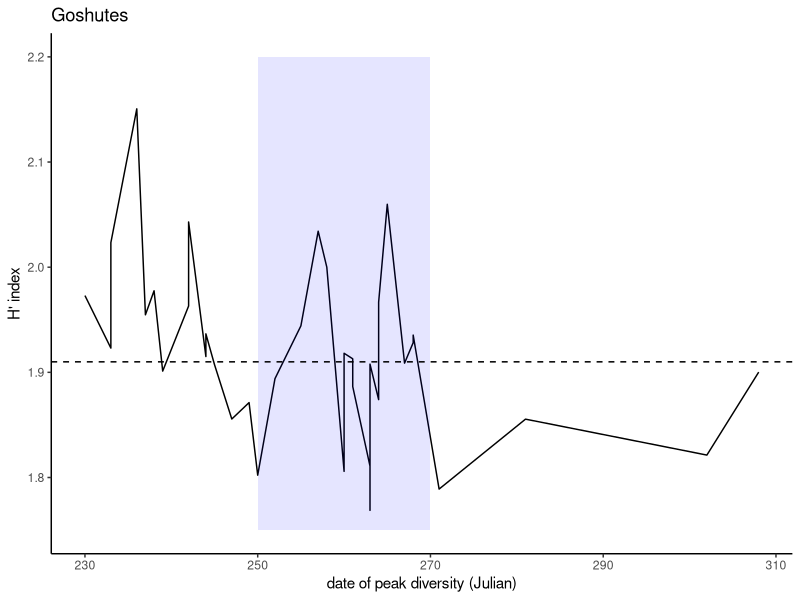
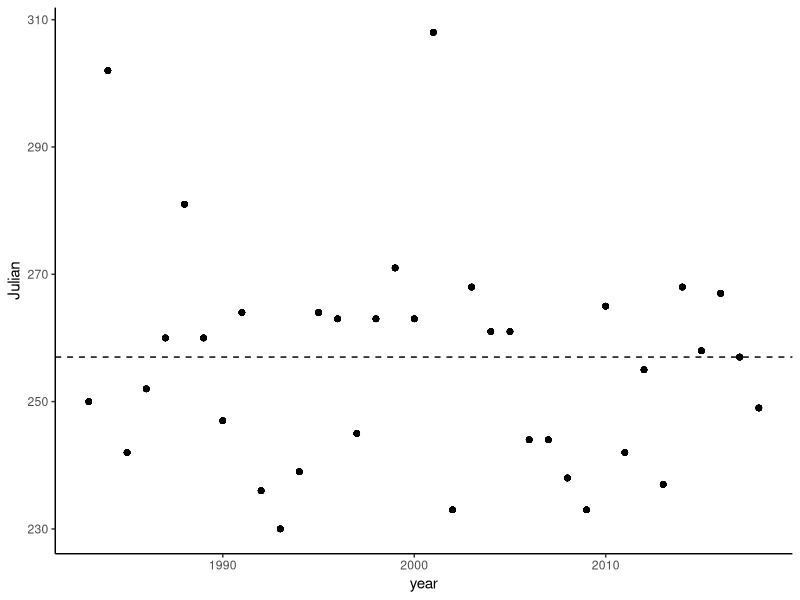
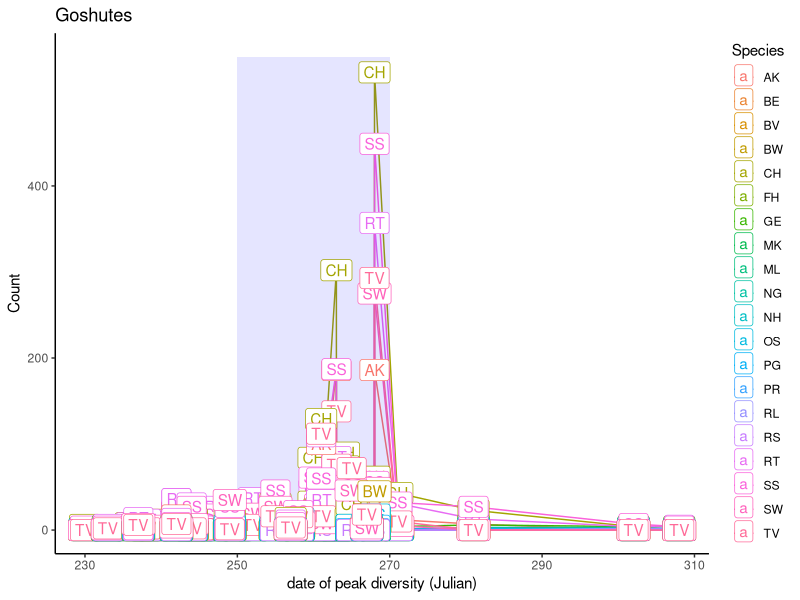
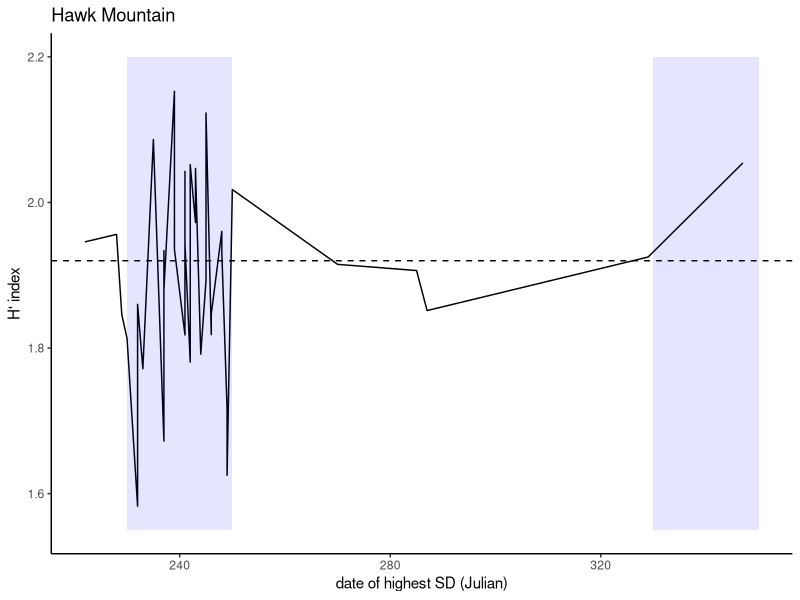
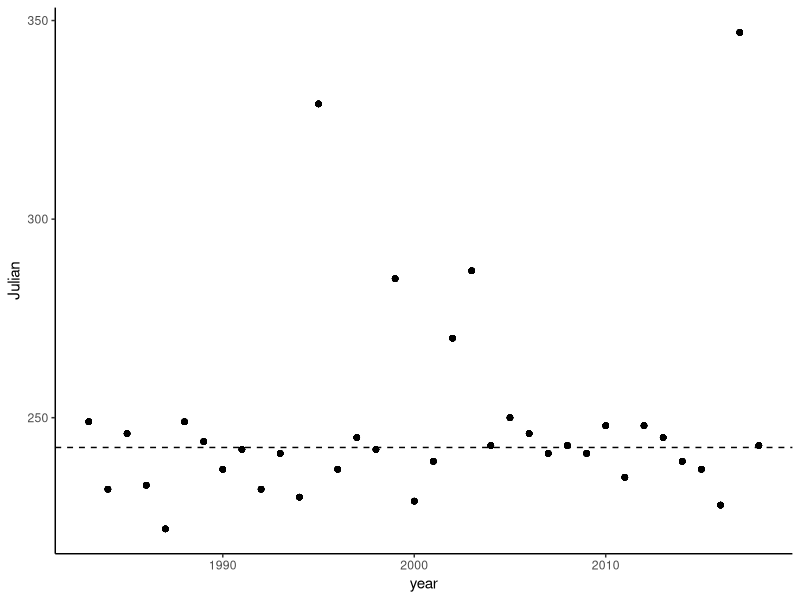
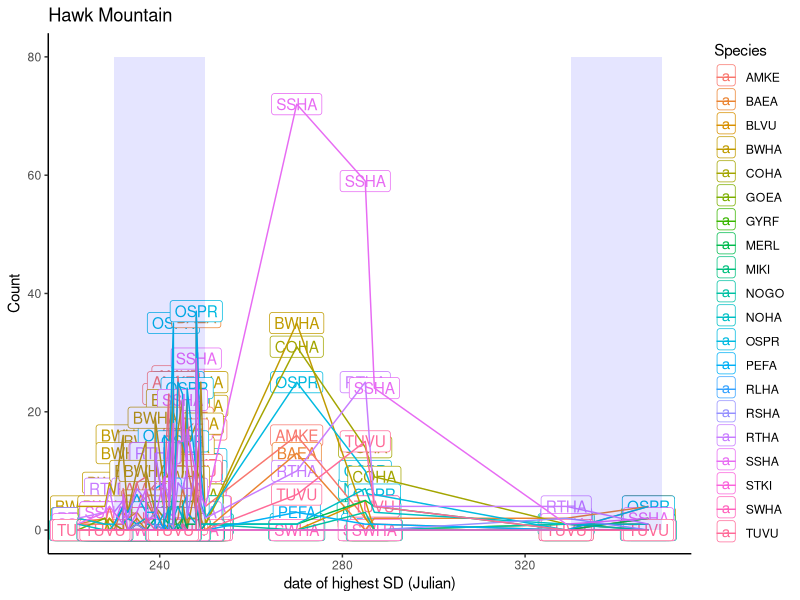
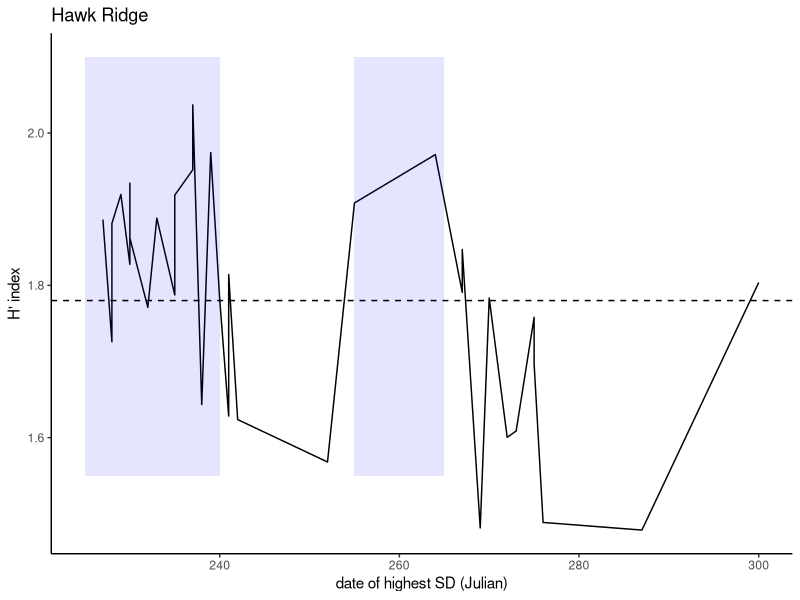
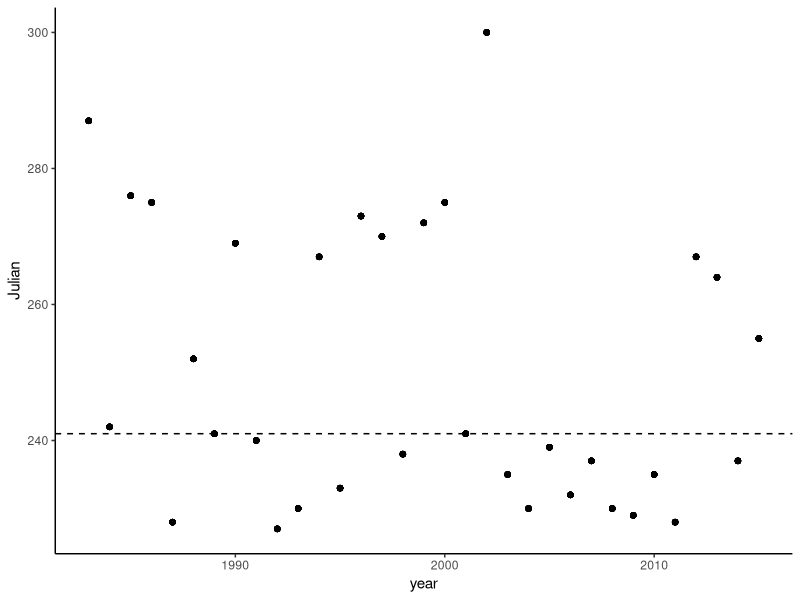

Generate these figures, in order, with R:
## ---- chunk 1
knitr::opts_chunk$set(echo = TRUE)
require(dplyr)
require(lubridate)
require(tidyr)
require(vegan)
require(ggplot2)
## ---- chunk 2
GosMts=read.csv("GosMts.csv")

#gos=GosMts%>%select(-TOTAL)%>%
#  pivot_longer(cols=3:27, names_to = "Species", values_to="Count")%>%
#  mutate(year=year(Date), month=month(Date), date=day(Date))%>%
#  filter(!is.na(Count))

GosMts[, 3:27][is.na(GosMts[, 3:27])] <- 0

#DAILY TOTALS
gostot=GosMts%>%select(-TOTAL)%>%
  mutate(yr_tot=rowSums(.[3:27], na.rm=T), year=year(Date), month=month(Date), date=day(Date))%>%
  filter(!year>2018)
gostot$Julian=as.POSIXlt(gostot$Date)$yday 
## ---- chunk 3
#community metrics####
GosMts[, 3:27][is.na(GosMts[, 3:27])] <- 0
gsw=gostot%>%select( -Obs, -UA, -UR, -UB, -UE, -UF)%>%filter(!(year<1983))

gsw=gsw%>%mutate(sd=diversity(gsw[2:21], index="shannon"), sr=specnumber(gsw[2:21]))

#find date when SD nd SR were highest

g1=gsw%>%group_by(year)%>%filter(sd==max(sd))

#species-level####

gos_sp=GosMts%>%select(-TOTAL)%>%
  pivot_longer(cols=3:27, names_to = "Species", values_to="Count")%>%
  mutate(year=year(Date), month=month(Date), date=day(Date))%>%
  filter(!is.na(Count))

spmpd=gos_sp%>%group_by(Species,Date)%>%summarise(sptot=sum(Count))%>%
  filter(!Species%in%c("UA", "UR", "UB", "UE", "UF"))
spmpd$Julian=as.POSIXlt(spmpd$Date)$yday 

indextab=gsw%>%select(Date,year, month, date, Julian, sd, sr)#all time sr and sd
indextab_maxsd=g1%>%select(Date,year, month, date, Julian, sd, sr)#all time sr and sd
indtab1=left_join(indextab_maxsd, spmpd)
## ---- chunk 4
ggplot(indtab1, aes(x=Julian, y=sd))+geom_line()+
  annotate("rect", xmin=250,  xmax=270, alpha=0.1, fill="blue",ymin=1.75, ymax=2.2)+
  ggtitle("Goshutes")+theme_classic()+geom_hline(yintercept=1.91, linetype=2)+
  ylab("H' index")+xlab("date of peak diversity (Julian)")

ggplot(indtab1, aes(y=Julian, x=year))+geom_point()+geom_hline(yintercept=257, linetype=2)+theme_classic()

ggplot(indtab1, aes(x=Julian, y=sptot, col=Species))+
  geom_line()+ggtitle("Goshutes")+ylab("Count")+xlab("date of peak diversity (Julian)")+
  theme_classic()+annotate("rect", xmin=250, xmax=270, alpha=0.1, fill="blue", 
                           ymin=0, ymax=550)+geom_label(label=indtab1$Species)

## ---- chunk 5
hms=read.csv("HMSDay.csv")
#combine baea and goea data
hmstot=hms%>%
  mutate(BAEA=rowSums(.[9:11]), GOEA=rowSums(.[21:23]))%>%
  select(-OBSERVERS, -GOEA.I, -GOEA.A, -GOEA.U, -BAEA.I, -BAEA.U, -BAEA.A, -RAPTORS)%>%
  mutate(yr_tot=rowSums(.[6:30], na.rm=T), date=make_date(YR, MO, DAY))

hmstot$Julian=as.POSIXlt(hmstot$date)$yday 
## ---- chunk 6
#community metrics####
hsw=hmstot%>%select( -OBS,-HRS, -UNID.ACCIPITER,
                  -UNID.BUTEO, -UNID.EAGLE, -UNID.FALCON, -UNID.RAPTOR)%>%filter(!(YR<1983))

hsw[, 4:23][is.na(hsw[, 4:23])] <- 0

hsw=hsw%>%mutate(sd=diversity(hsw[4:23], index="shannon"), sr=specnumber(hsw[4:23]), 
                 Date=make_date(YR, MO, DAY), total=rowSums(.[4:23]))

hsw$Julian=as.POSIXlt(hsw$Date)$yday 

#find date when SD nd SR were highest

f1=hsw%>%group_by(YR)%>%filter(sd==max(sd))
#species-level####

hms_sp=hmstot%>%
  pivot_longer(cols=6:30, names_to = "Species", values_to="Count")%>%
  filter(!is.na(Count), !YR<1983, !Species%in%c("UNID.ACCIPITER",
                                                "UNID.BUTEO", 
                                                "UNID.EAGLE",
                                                "UNID.FALCON",
                                                "UNID.RAPTOR"))%>%
  mutate(Date=make_date(YR, MO, DAY))

hmsmpd=hms_sp%>%group_by(Species,Date)%>%summarise(sptot=sum(Count))
hmsmpd$Julian=as.POSIXlt(hmsmpd$Date)$yday 

indextabh=hsw%>%select(Date,YR, MO, DAY, Julian, sd, sr)#all time sr and sd
indextabh_maxsd=f1%>%select(Date,YR, MO, DAY, Julian, sd, sr)#all time sr and sd
indtab2=left_join(indextabh_maxsd, hmsmpd)
## ---- chunk 7
ggplot(indtab2, aes(x=Julian, y=sd))+geom_line()+
  annotate("rect", xmin=230,  xmax=250, alpha=0.1, fill="blue",ymin=1.55, ymax=2.2)+
  annotate("rect", xmin=330,  xmax=350, alpha=0.1, fill="blue",ymin=1.55, ymax=2.2)+
  ggtitle("Hawk Mountain")+theme_classic()+geom_hline(yintercept=1.92, linetype=2)+
  ylab("H' index")+xlab("date of highest SD (Julian)")

ggplot(indtab2, aes(y=Julian, x=YR))+geom_point()+geom_hline(yintercept=242.5, linetype=2)+xlab("year")+theme_classic()

ggplot(indtab2, aes(x=Julian, y=sptot, col=Species))+geom_label(label=indtab2$Species)+
  geom_line()+ggtitle("Hawk Mountain")+ylab("Count")+xlab("date of highest SD (Julian)")+
  theme_classic()+annotate("rect", xmin=230, xmax=250, alpha=0.1, fill="blue", 
                           ymin=0, ymax=80)+
  annotate("rect", xmin=330, xmax=350, alpha=0.1, fill="blue", 
           ymin=0, ymax=80)
## ---- chunk 8
#Hawk Ridge###
HawRd=read.csv("HawkRid.csv")
HawRd[, 3:24][is.na(HawRd[, 3:24])] <- 0

hrtot=HawRd%>%select(-TOTAL)%>%
  mutate(yr_tot=rowSums(.[3:24], na.rm=T), year=year(Date), month=month(Date), date=day(Date))%>%
  filter(!year>2015) #get annual totals across all spp.

hrtot$Julian=as.POSIXlt(hrtot$Date)$yday 
## ---- chunk 9
#community metrics####
rsw=hrtot%>%select( -ObsHrs, -UA, -UB, -UF, -UE, -UR)%>%filter(!(year<1983))

rsw=rsw%>%mutate(sd=diversity(rsw[2:18], index="shannon"), sr=specnumber(rsw[2:18]))

r1=rsw%>%group_by(year)%>%filter(sd==max(sd))

#species-level####
hr_sp=rsw%>%
  pivot_longer(cols=2:18, names_to = "Species", values_to="Count")%>%
  filter(!is.na(Count))

hrmpd=hr_sp%>%group_by(Species,Date)%>%summarise(sptot=sum(Count))
hrmpd$Julian=as.POSIXlt(hrmpd$Date)$yday 

indextabhr=rsw%>%select(Date,year, month, date, Julian, sd, sr)#all time sr and sd
indextabhr_maxsd=r1%>%select(Date,year, month, date, Julian, sd, sr)#all time sr and sd
indtab3=left_join(indextabhr_maxsd, hrmpd)
## ---- chunk 10
ggplot(indtab3, aes(x=Julian, y=sd))+geom_line()+
  annotate("rect", xmin=225,  xmax=240, alpha=0.1, fill="blue",ymin=1.55, ymax=2.1)+
  annotate("rect", xmin=255,  xmax=265, alpha=0.1, fill="blue",ymin=1.55, ymax=2.1)+
  ggtitle("Hawk Ridge")+theme_classic()+geom_hline(yintercept=1.78, linetype=2)+
  ylab("H' index")+xlab("date of highest SD (Julian)")

ggplot(indtab3, aes(y=Julian, x=year))+geom_point()+geom_hline(yintercept=241, linetype=2)+xlab("year")+theme_classic()

ggplot(indtab3, aes(x=Julian, y=sptot, col=Species))+geom_label(label=indtab3$Species)+
  geom_line()+ggtitle("Hawk Ridge")+ylab("Count")+xlab("date of highest SD (Julian)")+
  theme_classic()+annotate("rect", xmin=225, xmax=240, alpha=0.1, fill="blue", 
                           ymin=0, ymax=350)+
  annotate("rect", xmin=255, xmax=265, alpha=0.1, fill="blue", 
           ymin=0, ymax=350)
## ---- chunk 11
GosMts=read.csv("GosMts.csv")

gos=GosMts%>%select(-TOTAL)%>%
  pivot_longer(cols=3:27, names_to = "Species", values_to="Count")%>%
  mutate(year=year(Date), month=month(Date), date=day(Date))%>%
  filter(!is.na(Count))

gos_sp_max=gos%>%mutate(Julian=as.POSIXlt(Date)$yday)%>%
    group_by(year, Species)%>%
    filter(Count==max(Count), !Species%in%c("UA", "UB", "UE", "UF", "UR"))%>%slice_head(n=1)%>%
  arrange(year)

gos_sp=gos%>%mutate(Julian=as.POSIXlt(Date)$yday)%>%
  group_by(year, Species)%>%
  summarise(yr_tot=sum(Count))%>%filter(!Species%in%c("UA", "UB", "UE", "UF", "UR"))%>%
  arrange(year)

#DAILY TOTALS
gostot=GosMts%>%select(-TOTAL)%>%
  mutate(yr_tot=rowSums(.[3:27], na.rm=T), year=year(Date), month=month(Date), date=day(Date))%>%
  filter(!year>2018)
gostot$Julian=as.POSIXlt(gostot$Date)$yday 

gostotmax=gostot%>%group_by(year)%>%filter(yr_tot==max(yr_tot))
## ---- chunk 12
ggplot(gostotmax, aes(x=year, y=Julian))+geom_point()+geom_hline(yintercept=268, linetype=2)+ggtitle("Goshutes")+ylab("peak migration date(Julian)")+
  stat_smooth(method="lm")+theme_classic()

ggplot(gos_sp_max, aes(x=year, y=Julian))+geom_point()+facet_wrap(~Species)+
  stat_smooth(method="lm")+geom_hline(yintercept=268, linetype=2)+ylab("peak migration date(Julian)")+
  theme_classic()

ggplot(gos_sp, aes(x=year, y=log(yr_tot)))+geom_point()+facet_wrap(~Species)+
  stat_smooth(method="lm")+theme_classic()+ylab ("max counts (log)")
## ---- chunk 13
GosMts=read.csv("GosMts.csv")

GosMts[, 3:27][is.na(GosMts[, 3:27])] <- 0

gos=GosMts%>%select(-TOTAL)%>%
  pivot_longer(cols=3:27, names_to = "Species", values_to="Count")%>%
  mutate(year=year(Date), month=month(Date), date=day(Date))%>%
  filter(!is.na(Count))

gos=gos%>%mutate(Julian=as.POSIXlt(Date)$yday,
                  diet=case_when(Species=="AK" ~"bird",
                                 Species=="BE" ~"other",
                                 Species=="CH" ~"bird",
                                 Species=="BV" ~ "other",
                                 Species=="TV" ~"other",
                                 Species=="OS" ~"other",
                                 Species== "NH" ~"mammal",
                                 Species=="SS" ~"bird",
                                 Species=="NG"~ "bird",
                                 Species=="RS" ~"mammal",
                                 Species=="BW"~"mammal",
                                 Species=="RT" ~"mammal",
                                 Species=="RL" ~"mammal",
                                 Species=="SW"~"mammal",
                                 Species=="FH"~"mammal",
                                 Species=="GE"~"mammal",
                                 Species=="ML"~"bird",
                                 Species=="PG"~"bird",
                                 Species=="PR"~"mammal",
                                 Species=="MK"~"other"))%>%
                   filter(!Species%in%c("UA", "UB", "UF", "UE", "UR"))

gos_sp_max=gos%>%mutate(Julian=as.POSIXlt(Date)$yday)%>%
  group_by(year, Species, diet)%>%
  filter(Count==max(Count), !Species%in%c("UA", "UB", "UE", "UF", "UR"))%>%slice_head(n=1)%>%
  arrange(year)

gos_sp=gos%>%mutate(Julian=as.POSIXlt(Date)$yday)%>%
  group_by(year, Species, diet)%>%
  summarise(yr_tot=sum(Count))%>%filter(!Species%in%c("UA", "UB", "UE", "UF", "UR"))%>%
  arrange(year)

#numbers
ggplot(gos_sp, aes(x=year, y=log(yr_tot), col=Species))+geom_point()+facet_wrap(~diet)+
  stat_smooth(method="lm")+theme_classic()

#timing
ggplot(gos_sp_max, aes(x=year, y=Julian, col=Species))+geom_point()+facet_wrap(~diet)+
  stat_smooth(method="lm")+geom_hline(yintercept=268, linetype=2)+theme_classic()
## ---- chunk 14
#Hawk Mt####

hms=read.csv("HMSDay.csv")
#combine baea and goea data
hmstot=hms%>%
  mutate(BAEA=rowSums(.[9:11]), GOEA=rowSums(.[21:23]))%>%
  select(-OBSERVERS, -GOEA.I, -GOEA.A, -GOEA.U, -BAEA.I, -BAEA.U, -BAEA.A, -RAPTORS)%>%
  mutate(yr_tot=rowSums(.[6:30], na.rm=T), date=make_date(YR, MO, DAY))%>%filter(!YR<1983, !YR>2018)

hmstot$Julian=as.POSIXlt(hmstot$date)$yday 

#species-level####

hms_sp=hmstot%>%select(-yr_tot)%>%
  pivot_longer(cols=6:30, names_to = "Species", values_to="Count")%>%
  filter(!is.na(Count), !YR<1983, !Species%in%c("UNID.ACCIPITER",
                                                "UNID.BUTEO", 
                                                "UNID.EAGLE",
                                                "UNID.FALCON",
                                                "UNID.RAPTOR"))%>%
  mutate(Date=make_date(YR, MO, DAY))

#PEAK DAYS PER SPECIES
hms_sp_max=hms_sp%>%mutate(Julian=as.POSIXlt(Date)$yday)%>%
  group_by(YR, Species)%>%
  filter(Count==max(Count))%>%slice_head(n=1)%>%
  arrange(YR)

#PEAK DAYS FOR SITE
hmsmax=hmstot%>%
  select(-UNID.ACCIPITER, -UNID.BUTEO, -UNID.EAGLE, -UNID.FALCON, -UNID.RAPTOR)%>%
  mutate(Julian=as.POSIXlt(date)$yday)%>%
  group_by(YR)%>%
  filter(yr_tot==max(yr_tot))%>%
  arrange(YR)
## ---- chunk 15
ggplot(hmsmax, aes(x=YR, y=Julian))+geom_point()+stat_smooth(method="lm")+theme_classic()+
  geom_hline(yintercept=260, linetype=2)+ylab("peak migration date(Julian)")+ggtitle("Hawk Mountain")

ggplot(hms_sp_max, aes(x=YR, y=Julian))+geom_point()+stat_smooth(method="lm")+theme_classic()+
  facet_wrap(~Species)+geom_hline(yintercept=260, linetype=2)+ylab("peak migration date(Julian)")

ggplot(hms_sp_max, aes(x=YR, y=log(Count)))+geom_point()+stat_smooth(method="lm")+theme_classic()+
  facet_wrap(~Species)+geom_hline(yintercept=260, linetype=2)+ylab("max counts (log)")
## ---- chunk 16
HawRd=read.csv("HawkRid.csv")
HawRd[, 3:24][is.na(HawRd[, 3:24])] <- 0

#without unknowns
hrtot=HawRd%>%select(-TOTAL)%>%
  mutate(yr_tot=rowSums(.[3:19], na.rm=T), year=year(Date), month=month(Date), date=day(Date))%>%
  filter(!year>2018) #get annual totals across all spp.

hrtot$Julian=as.POSIXlt(hrtot$Date)$yday 

#species-level####

hr_sp=rsw%>%
  pivot_longer(cols=2:18, names_to = "Species", values_to="Count")%>%
  filter(!is.na(Count))

hr_sp_max=hr_sp%>%group_by(Species,year)%>%filter(Count==max(Count))%>%slice_head(n=1)%>%select(-yr_tot)
hrmax=hrtot%>%group_by(year)%>%filter(yr_tot==max(yr_tot))%>%slice_head(n=1)%>%select(-UA, -UB,-UE,-UF,-UR)%>%
  mutate(Julian=as.POSIXlt(Date)$yday )
## ---- chunk 17
#plot

ggplot(hrmax, aes(x=year, y=Julian))+geom_point()+stat_smooth(method="lm")+theme_classic()+
  geom_hline(yintercept=257, linetype=2)+ylab("peak migration date(Julian)")+ggtitle("Hawk Ridge")

ggplot(hr_sp_max, aes(x=year, y=Julian))+geom_point()+stat_smooth(method="lm")+theme_classic()+
  facet_wrap(~Species)+geom_hline(yintercept=257, linetype=2)+ylab("peak migration date(Julian)")

ggplot(hr_sp_max, aes(x=year, y=log(Count)))+geom_point()+stat_smooth(method="lm")+theme_classic()+
  facet_wrap(~Species)+geom_hline(yintercept=257, linetype=2)+ylab("max counts (log)")
